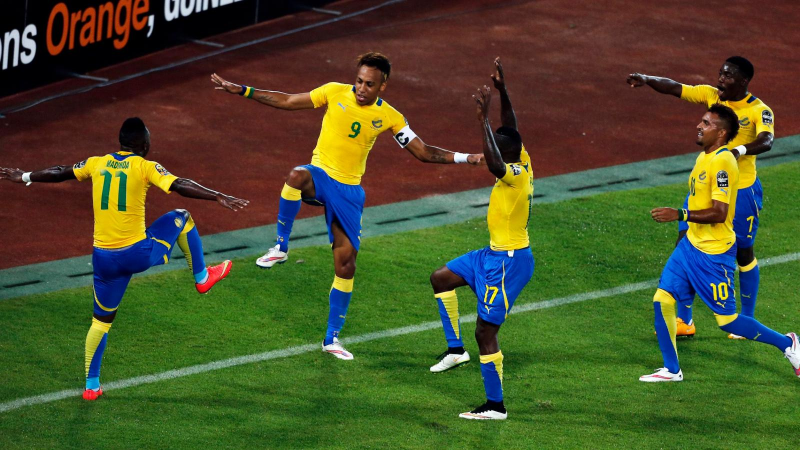
#> input picture labs/lab00/african_soccer.jpg, 1600 x 900 px (shown at 1/2 size)
$ python lab00.py african_soccer.jpg out.png 1.0   (older library calls are emulated)
#> lines starting #> are read from the running program, lines starting #| are printed output that depends on the picture
# importing necessary files
import sys
import math
import numpy as np
from PIL import Image

if len( sys.argv ) != 4:
    print( "usage is: %s image_in image_out thresh" % (sys.argv[0]) )
    print( "        thresh is between 0 and 255" )
    print( "        smaller values make detection more sensitive" )
    sys.exit()

pil_image_rgb =Image.open( sys.argv[1] )
#> pil_image_rgb is the input picture: PIL image 1600x900 RGB; mean R, G, B 74.5, 80.8, 43.3
image_rgb = np.asarray( pil_image_rgb, np.float )
Image.fromarray( image_rgb.astype( np.uint8 ) ).save( "verify_image.jpg" )

pil_image_bw = pil_image_rgb.convert( 'L' )
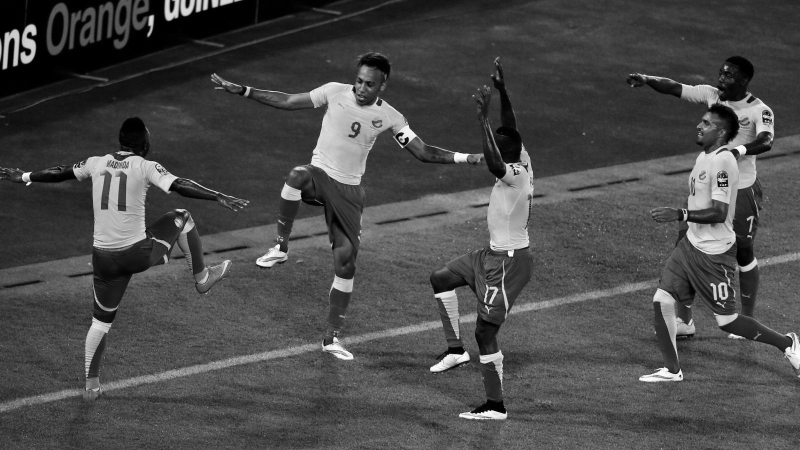
#> pil_image_bw: PIL image 1600x900 L (shown at 1/2 size); min 0, max 255, mean 74.6
pil_image_bw.show()
image_bw = np.asarray( pil_image_bw, np.float )
rows = image_bw.shape[0]
#> rows = 900
cols = image_bw.shape[1]
#> cols = 1600
thresh = float( sys.argv[3] )
print( f"rows = {rows}; cols = {cols}; thresh = {thresh}" )
#| rows = 900; cols = 1600; thresh = 1.0

image_out = np.zeros( (rows, cols), np.float )

# horizontal
for i in range( 1, rows-1 ):
    image_out[i, 1:-1] = (  (image_bw[i-1, 2:] - image_bw[i-1, :-2])     + \
                            (image_bw[i  , 2:] - image_bw[i  , :-2]) * 2 + \
                            (image_bw[i+1, 2:] - image_bw[i+1, :-2]) ) ** 2
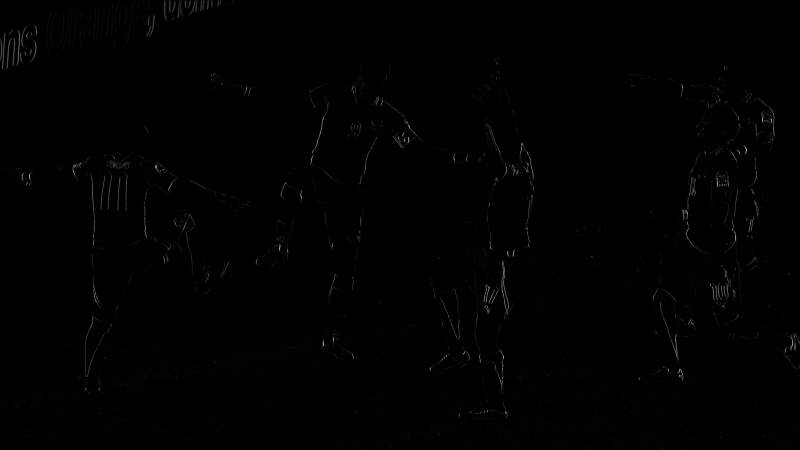
#> image_out: shape (900, 1600) float64 (shown at 1/2 size); min 0, max 857476, mean 3892.4; drawn with min black and max white

# vertical
for j in range( 1, cols-1 ):
#> (the run stopped early here; a loop or call above may not have finished)
